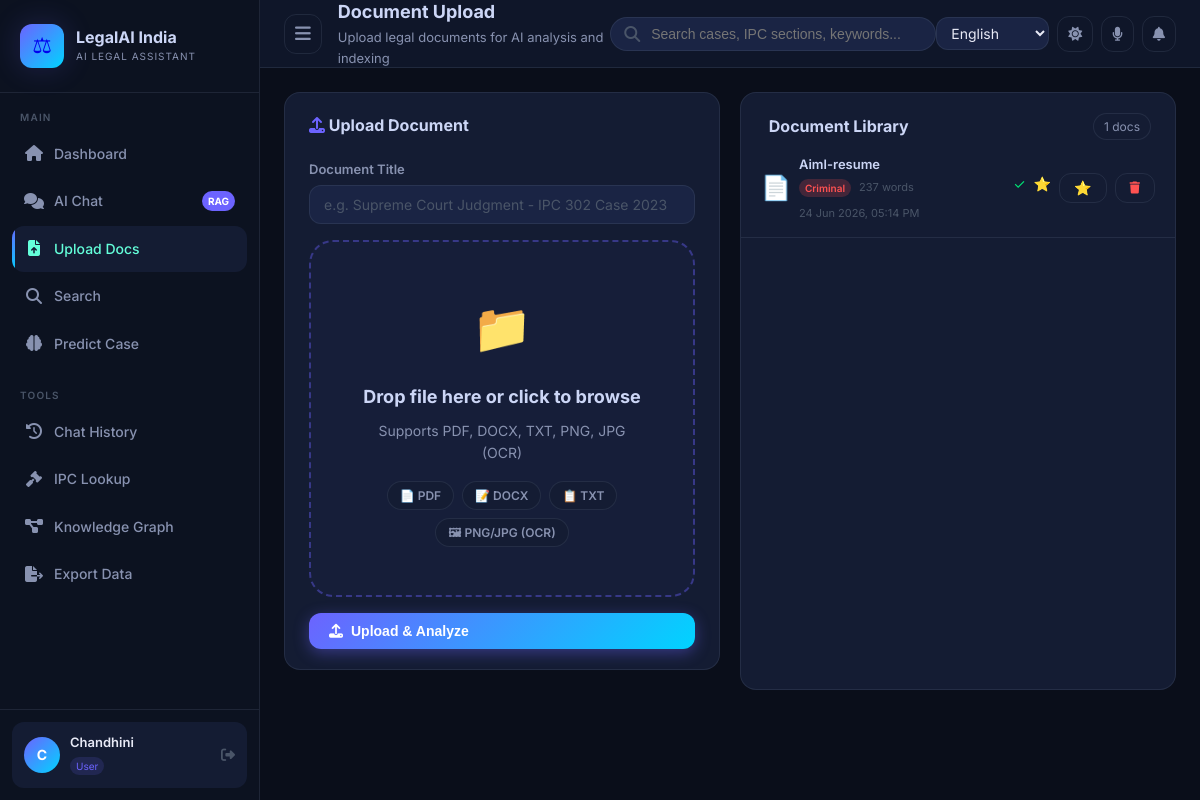
Page /upload (signed in) on the committed database.
### schema.py (models this page shows, shortened)
class User(UserMixin, db.Model):
    __tablename__ = "users"
    id: Mapped[int] = mapped_column(Integer, primary_key=True)
    username: Mapped[str] = mapped_column(String(80), unique=True, nullable=False, index=True)
    email: Mapped[str] = mapped_column(String(120), unique=True, nullable=False, index=True)
    password_hash: Mapped[str] = mapped_column(String(256), nullable=False)
    role: Mapped[str] = mapped_column(String(20), default="user", nullable=False)
    full_name: Mapped[Optional[str]] = mapped_column(String(150), nullable=True)
    is_active: Mapped[bool] = mapped_column(Boolean, default=True, nullable=False)
    is_verified: Mapped[bool] = mapped_column(Boolean, default=True, nullable=False)
    profile_pic: Mapped[Optional[str]] = mapped_column(String(255), nullable=True)
    last_login: Mapped[Optional[datetime]] = mapped_column(DateTime, nullable=True)
    created_at: Mapped[datetime] = mapped_column(DateTime, default=datetime.utcnow, nullable=False)
    updated_at: Mapped[Optional[datetime]] = mapped_column(
        DateTime, default=datetime.utcnow, onupdate=datetime.utcnow
    )
    documents: Mapped[list["Document"]] = relationship("Document", backref="owner", lazy="dynamic")
    chats: Mapped[list["ChatHistory"]] = relationship("ChatHistory", backref="user", lazy="dynamic")
    searches: Mapped[list["SearchHistory"]] = relationship("SearchHistory", backref="user", lazy="dynamic")
    predictions: Mapped[list["Prediction"]] = relationship("Prediction", backref="user", lazy="dynamic")

class Document(db.Model):
    __tablename__ = "documents"
    id: Mapped[int] = mapped_column(Integer, primary_key=True)
    title: Mapped[str] = mapped_column(String(255), nullable=False, index=True)
    filename: Mapped[str] = mapped_column(String(255), nullable=False)
    file_path: Mapped[str] = mapped_column(String(500), nullable=False)
    file_type: Mapped[str] = mapped_column(String(20), nullable=False)
    file_size: Mapped[int] = mapped_column(Integer, default=0)
    content: Mapped[Optional[str]] = mapped_column(Text, nullable=True)
    summary: Mapped[Optional[str]] = mapped_column(Text, nullable=True)
    keywords: Mapped[Optional[str]] = mapped_column(Text, nullable=True)       # JSON list
    case_type: Mapped[Optional[str]] = mapped_column(String(50), nullable=True)
    ipc_sections: Mapped[Optional[str]] = mapped_column(Text, nullable=True)   # JSON list
    case_numbers: Mapped[Optional[str]] = mapped_column(Text, nullable=True)   # JSON list
    judges: Mapped[Optional[str]] = mapped_column(Text, nullable=True)         # JSON list
    parties: Mapped[Optional[str]] = mapped_column(Text, nullable=True)        # JSON list
    courts: Mapped[Optional[str]] = mapped_column(Text, nullable=True)         # JSON list
    dates_mentioned: Mapped[Optional[str]] = mapped_column(Text, nullable=True)  # JSON list
    language: Mapped[str] = mapped_column(String(10), default="en")
    word_count: Mapped[int] = mapped_column(Integer, default=0)
    chunk_count: Mapped[int] = mapped_column(Integer, default=0)
    hash_value: Mapped[Optional[str]] = mapped_column(String(64), nullable=True, unique=True)
    is_indexed: Mapped[bool] = mapped_column(Boolean, default=False)
    is_favorite: Mapped[bool] = mapped_column(Boolean, default=False)
    is_bookmarked: Mapped[bool] = mapped_column(Boolean, default=False)
    ocr_processed: Mapped[bool] = mapped_column(Boolean, default=False)
    version: Mapped[int] = mapped_column(Integer, default=1)
    owner_id: Mapped[Optional[int]] = mapped_column(Integer, ForeignKey("users.id"), nullable=True)
    created_at: Mapped[datetime] = mapped_column(DateTime, default=datetime.utcnow, nullable=False)
    updated_at: Mapped[Optional[datetime]] = mapped_column(
        DateTime, default=datetime.utcnow, onupdate=datetime.utcnow
    )
    def to_dict(self) -> dict:
        return {
            "id": self.id,
            "title": self.title,
            "filename": self.filename,
            "file_type": self.file_type,
            "file_size": self.file_size,
            "summary": self.summary or "",
            "keywords": json.loads(self.keywords) if self.keywords else [],
            "case_type": self.case_type or "Unknown",
            "ipc_sections": json.loads(self.ipc_sections) if self.ipc_sections else [],
            "judges": json.loads(self.judges) if self.judges else [],
            "is_indexed": self.is_indexed,
            "is_favorite": self.is_favorite,
            "word_count": self.word_count,
            "chunk_count": self.chunk_count,
            "created_at": str(self.created_at),
        }

### app.py (the view, shortened to what this page needs)
@app.route("/upload", methods=["GET", "POST"])
@login_required
def upload():
    user_docs = Document.query.filter_by(owner_id=current_user.id).order_by(
        Document.created_at.desc()
    ).limit(20).all()
    return render_template("upload.html", documents=[d.to_dict() for d in user_docs])

### app.py (called while the page is built)
@login_manager.user_loader
def load_user(user_id):
    return User.query.get(int(user_id))

@app.context_processor
def inject_globals():
    return {
        "app_name": "⚖ LegalAI India",
        "supported_languages": SUPPORTED_LANGUAGES,
        "case_categories": CASE_CATEGORIES,
        "current_year": datetime.now().year,
        "ollama_models": OLLAMA_AVAILABLE_MODELS,
        "enable_voice": ENABLE_VOICE,
        "enable_ocr": ENABLE_OCR,
        "enable_translation": ENABLE_TRANSLATION,
    }

@app.template_filter("format_date")
def format_date(dt_str):
    try:
        dt = datetime.strptime(str(dt_str)[:19], "%Y-%m-%d %H:%M:%S")
        return dt.strftime("%d %b %Y, %I:%M %p")
    except Exception:
        return str(dt_str)

### templates/upload.html (shortened to what this page needs)
{% extends "base.html" %}
{% block page_title %}Document Upload{% endblock %}
{% block page_subtitle %}Upload legal documents for AI analysis and indexing{% endblock %}
{% block content %}
<div class="grid grid-2">
  <div>
    <div class="card" style="margin-bottom:20px;">
      <div class="card-header"><span class="card-title"><i class="fas fa-upload" style="color:var(--accent-primary)"></i> Upload Document</span></div>
      <div class="card-body">
        <form id="uploadForm" enctype="multipart/form-data">
          <div class="form-group">
            <label class="form-label">Document Title</label>
            <input type="text" name="title" id="docTitle" class="form-control" placeholder="e.g. Supreme Court Judgment - IPC 302 Case 2023">
          </div>
          <div class="upload-zone" id="uploadZone" onclick="document.getElementById('fileInput').click()">
            <div class="upload-icon">📁</div>
            <div class="upload-title">Drop file here or click to browse</div>
            <div class="upload-subtitle">Supports PDF, DOCX, TXT, PNG, JPG (OCR)</div>
            <div class="upload-formats">
              <span class="format-badge">📄 PDF</span>
              <span class="format-badge">📝 DOCX</span>
              <span class="format-badge">📋 TXT</span>
              <span class="format-badge">🖼 PNG/JPG (OCR)</span>
            </div>
          </div>
          <button type="submit" class="btn btn-primary w-full" style="margin-top:16px;" id="uploadBtn">
            <i class="fas fa-upload"></i> Upload & Analyze
          </button>
        </form>
      </div>
    </div>
  </div>
  <div class="card">
    <div class="card-header">
      <span class="card-title"> Document Library</span>
      <span class="tag">{{ documents | length }} docs</span>
    </div>
    <div class="card-body" style="padding:0;max-height:700px;overflow-y:auto;">
      {% if documents %}
      {% for doc in documents %}
      <div class="flex items-center gap-2" id="doc-{{ doc.id }}" style="padding:14px 20px;border-bottom:1px solid var(--border-color);transition:var(--transition);cursor:pointer;" onmouseover="this.style.background='var(--bg-card-hover)'" onmouseout="this.style.background=''">
        <div style="font-size:24px;flex-shrink:0;">
          {% if doc.file_type == 'pdf' %}📄
          {% elif doc.file_type == 'docx' %}📝
          {% elif doc.file_type in ['png','jpg','jpeg'] %}🖼
          {% else %}📋{% endif %}
        </div>
        <div style="flex:1;min-width:0;">
          <div style="font-size:13px;font-weight:600;color:var(--text-heading);white-space:nowrap;overflow:hidden;text-overflow:ellipsis;">
            {{ doc.title }}
          </div>
          <div class="flex gap-2" style="margin-top:4px;align-items:center;flex-wrap:wrap;">
            {% if doc.case_type %}
            <span class="result-badge badge-{{ doc.case_type.lower().replace(' ','') }}" style="font-size:10px;padding:1px 6px;">{{ doc.case_type }}</span>
            {% endif %}
            <span style="font-size:11px;color:var(--text-muted);">{{ doc.word_count or 0 }} words</span>
            <span style="font-size:11px;color:var(--text-muted);">{{ doc.created_at | format_date }}</span>
          </div>
        </div>
        <div class="flex gap-2" style="flex-shrink:0;">
          {% if doc.is_indexed %}
          <span title="Indexed in ChromaDB" style="color:var(--accent-green);font-size:14px;">✓</span>
          {% endif %}
          {% if doc.is_favorite %}
          <span style="color:var(--accent-gold);font-size:14px;">⭐</span>
          {% endif %}
          <button onclick="toggleFavorite({{ doc.id }}, this)" class="btn btn-ghost btn-sm btn-icon" title="Favorite" style="font-size:14px;">
            {% if doc.is_favorite %}⭐{% else %}☆{% endif %}
          </button>
          <button onclick="deleteDocument({{ doc.id }}, '{{ doc.title }}')" class="btn btn-ghost btn-sm btn-icon" title="Delete" style="color:var(--accent-red);">
            <i class="fas fa-trash"></i>
          </button>
        </div>
      </div>
      {% endfor %}
      {% else %}
      <div style="text-align:center;padding:48px;color:var(--text-muted);">
        <div style="font-size:48px;margin-bottom:12px;">📭</div>
        <div style="font-size:16px;font-weight:600;margin-bottom:8px;">No documents yet</div>
        <div style="font-size:13px;">Upload your first legal document to get started</div>
      </div>
      {% endif %}
    </div>
  </div>
</div>
{% endblock %}

### templates/base.html (shortened to what this page needs)
<!DOCTYPE html>
<html lang="en" data-theme="dark">
<head>
  <link rel="stylesheet" href="https://cdnjs.cloudflare.com/ajax/libs/font-awesome/6.5.0/css/all.min.css">
  <link rel="stylesheet" href="{{ url_for('static', filename='style.css') }}">
</head>
<body>
{% if current_user.is_authenticated %}
<div class="app-wrapper">
  <aside class="sidebar" id="sidebar">
    <a href="{{ url_for('index') }}" class="sidebar-logo">
      <div class="logo-icon">⚖</div>
      <div class="logo-text">
        <div class="logo-title">LegalAI India</div>
        <div class="logo-subtitle">AI Legal Assistant</div>
      </div>
    </a>
    <nav class="sidebar-nav">
      <div class="nav-section">
        <div class="nav-section-title">Main</div>
        <a href="{{ url_for('index') }}" class="nav-item {% if request.endpoint == 'index' %}active{% endif %}">
          <span class="nav-icon"><i class="fas fa-home"></i></span>
          <span>Dashboard</span>
        </a>
        <a href="{{ url_for('chat') }}" class="nav-item {% if request.endpoint == 'chat' %}active{% endif %}">
          <span class="nav-icon"><i class="fas fa-comments"></i></span>
          <span>AI Chat</span>
          <span class="nav-badge">RAG</span>
        </a>
        <a href="{{ url_for('upload') }}" class="nav-item {% if request.endpoint == 'upload' %}active{% endif %}">
          <span class="nav-icon"><i class="fas fa-file-upload"></i></span>
          <span>Upload Docs</span>
        </a>
        <a href="{{ url_for('search') }}" class="nav-item {% if request.endpoint == 'search' %}active{% endif %}">
          <span class="nav-icon"><i class="fas fa-search"></i></span>
          <span>Search</span>
        </a>
        <a href="{{ url_for('predict') }}" class="nav-item {% if request.endpoint == 'predict' %}active{% endif %}">
          <span class="nav-icon"><i class="fas fa-brain"></i></span>
          <span>Predict Case</span>
        </a>
      </div>
      <div class="nav-section">
        <div class="nav-section-title">Tools</div>
        <a href="{{ url_for('history') }}" class="nav-item {% if request.endpoint == 'history' %}active{% endif %}">
          <span class="nav-icon"><i class="fas fa-history"></i></span>
          <span>Chat History</span>
        </a>
        <a href="/search?mode=ipc" class="nav-item">
          <span class="nav-icon"><i class="fas fa-gavel"></i></span>
          <span>IPC Lookup</span>
        </a>
        <a href="#" onclick="toggleKnowledgeGraph(event)" class="nav-item">
          <span class="nav-icon"><i class="fas fa-project-diagram"></i></span>
          <span>Knowledge Graph</span>
        </a>
        <a href="{{ url_for('export_docs_csv') }}" class="nav-item">
          <span class="nav-icon"><i class="fas fa-file-export"></i></span>
          <span>Export Data</span>
        </a>
      </div>
    </nav>
    <div class="sidebar-footer">
      <div class="user-card" onclick="location.href='{{ url_for('logout') }}'">
        <div class="user-avatar">
          {{ (current_user.full_name or current_user.username)[0].upper() }}
        </div>
        <div class="user-info">
          <div class="user-name">{{ current_user.full_name or current_user.username }}</div>
          <span class="user-role">{{ current_user.role }}</span>
        </div>
        <i class="fas fa-sign-out-alt" style="color: var(--text-muted); font-size: 14px;"></i>
      </div>
    </div>
  </aside>
  <main class="main-content">
    <header class="topbar">
      <div class="topbar-left">
        <button onclick="toggleSidebar()" class="btn btn-ghost btn-icon" style="font-size:18px;">
          <i class="fas fa-bars"></i>
        </button>
        <div>
          <div class="page-title">{% block page_title %}Dashboard{% endblock %}</div>
          <div class="page-subtitle">{% block page_subtitle %}AI Legal Assistant for Indian Law{% endblock %}</div>
        </div>
      </div>
      <div class="topbar-search">
        <i class="fas fa-search search-icon"></i>
        <input type="text" placeholder="Search cases, IPC sections, keywords..."
               id="globalSearch" onkeydown="if(event.key==='Enter') window.location='/search?q='+this.value">
      </div>
      <div class="topbar-actions">
        <select id="langSelector" class="form-control" style="width:auto;padding:6px 10px;" onchange="setLanguage(this.value)">
          {% for code, name in supported_languages.items() %}
          <option value="{{ code }}" {% if code == 'en' %}selected{% endif %}>{{ name }}</option>
          {% endfor %}
        </select>
        <button onclick="toggleTheme()" class="btn btn-ghost btn-icon" id="themeToggle" data-tooltip="Toggle Theme">
          <i class="fas fa-moon" id="themeIcon"></i>
        </button>
        {% if enable_voice %}
        <button onclick="toggleVoice()" class="btn btn-ghost btn-icon" id="voiceBtn" data-tooltip="Voice Input">
          <i class="fas fa-microphone"></i>
        </button>
        {% endif %}
        <button class="btn btn-ghost btn-icon" data-tooltip="Notifications">
          <i class="fas fa-bell"></i>
        </button>
      </div>
    </header>
    <div class="content-area">
      {% block content %}{% endblock %}
    </div>
  </main>
</div>
{% else %}
{% block auth_content %}{% endblock %}
{% endif %}
</body>
</html>

### templates/base.html (style rules this page uses)
html { transition: color-scheme 0.3s; }

### rows in the picture
User: full_name "C", full_name "Chandhini", role "User"
Document: title "Aiml-resume", case_type "Criminal", word_count "237", created_at "24 Jun 2026, 05:14 PM"

### other values in the picture
{{ documents | length }} "1"
form field value "English"
